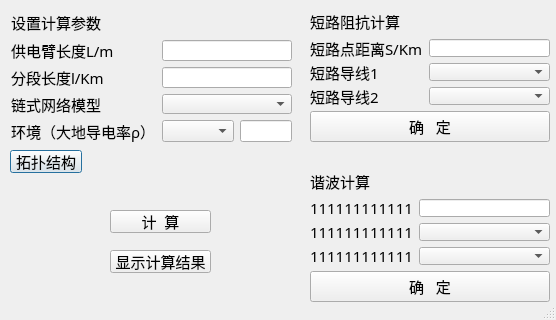
<?xml version="1.0" encoding="UTF-8"?>
<ui version="4.0">
 <class>Dialog</class>
 <widget class="QDialog" name="Dialog">
  <property name="geometry">
   <rect>
    <x>0</x>
    <y>0</y>
    <width>556</width>
    <height>320</height>
   </rect>
  </property>
  <property name="windowTitle">
   <string>Dialog</string>
  </property>
  <property name="sizeGripEnabled">
   <bool>true</bool>
  </property>
  <widget class="QPushButton" name="pushButton_1">
   <property name="geometry">
    <rect>
     <x>10</x>
     <y>150</y>
     <width>72</width>
     <height>23</height>
    </rect>
   </property>
   <property name="font">
    <font>
     <family>AcadEref</family>
     <pointsize>11</pointsize>
    </font>
   </property>
   <property name="text">
    <string>拓扑结构</string>
   </property>
  </widget>
  <widget class="QPushButton" name="pushButton_2">
   <property name="geometry">
    <rect>
     <x>110</x>
     <y>210</y>
     <width>101</width>
     <height>23</height>
    </rect>
   </property>
   <property name="font">
    <font>
     <family>AcadEref</family>
     <pointsize>11</pointsize>
    </font>
   </property>
   <property name="text">
    <string>计  算</string>
   </property>
   <property name="default">
    <bool>false</bool>
   </property>
   <property name="flat">
    <bool>false</bool>
   </property>
  </widget>
  <widget class="QWidget" name="layoutWidget">
   <property name="geometry">
    <rect>
     <x>310</x>
     <y>170</y>
     <width>240</width>
     <height>132</height>
    </rect>
   </property>
   <layout class="QVBoxLayout" name="verticalLayout_8">
    <item>
     <widget class="QLabel" name="label_14">
      <property name="font">
       <font>
        <family>AcadEref</family>
        <pointsize>11</pointsize>
       </font>
      </property>
      <property name="text">
       <string>谐波计算</string>
      </property>
     </widget>
    </item>
    <item>
     <layout class="QHBoxLayout" name="horizontalLayout_4">
      <item>
       <layout class="QVBoxLayout" name="verticalLayout_9">
        <item>
         <widget class="QLabel" name="label_15">
          <property name="font">
           <font>
            <family>AcadEref</family>
            <pointsize>11</pointsize>
           </font>
          </property>
          <property name="text">
           <string>111111111111</string>
          </property>
         </widget>
        </item>
        <item>
         <widget class="QLabel" name="label_16">
          <property name="font">
           <font>
            <family>AcadEref</family>
            <pointsize>11</pointsize>
           </font>
          </property>
          <property name="text">
           <string>111111111111</string>
          </property>
         </widget>
        </item>
        <item>
         <widget class="QLabel" name="label_17">
          <property name="font">
           <font>
            <family>AcadEref</family>
            <pointsize>11</pointsize>
           </font>
          </property>
          <property name="text">
           <string>111111111111</string>
          </property>
         </widget>
        </item>
       </layout>
      </item>
      <item>
       <layout class="QVBoxLayout" name="verticalLayout_10">
        <item>
         <widget class="QLineEdit" name="lineEdit_5"/>
        </item>
        <item>
         <widget class="QComboBox" name="comboBox_5"/>
        </item>
        <item>
         <widget class="QComboBox" name="comboBox_6"/>
        </item>
       </layout>
      </item>
     </layout>
    </item>
    <item>
     <widget class="QPushButton" name="pushButton_7">
      <property name="font">
       <font>
        <family>AcadEref</family>
        <pointsize>11</pointsize>
       </font>
      </property>
      <property name="text">
       <string>确   定</string>
      </property>
     </widget>
    </item>
   </layout>
  </widget>
  <widget class="QPushButton" name="pushButton_3">
   <property name="geometry">
    <rect>
     <x>110</x>
     <y>250</y>
     <width>101</width>
     <height>23</height>
    </rect>
   </property>
   <property name="font">
    <font>
     <family>AcadEref</family>
     <pointsize>11</pointsize>
    </font>
   </property>
   <property name="text">
    <string>显示计算结果</string>
   </property>
   <property name="default">
    <bool>false</bool>
   </property>
   <property name="flat">
    <bool>false</bool>
   </property>
  </widget>
  <widget class="QWidget" name="">
   <property name="geometry">
    <rect>
     <x>11</x>
     <y>11</y>
     <width>281</width>
     <height>131</height>
    </rect>
   </property>
   <layout class="QVBoxLayout" name="verticalLayout_4">
    <item>
     <widget class="QLabel" name="label_1">
      <property name="font">
       <font>
        <family>AcadEref</family>
        <pointsize>11</pointsize>
       </font>
      </property>
      <property name="text">
       <string>设置计算参数</string>
      </property>
     </widget>
    </item>
    <item>
     <layout class="QHBoxLayout" name="horizontalLayout_2">
      <item>
       <layout class="QVBoxLayout" name="verticalLayout">
        <item>
         <widget class="QLabel" name="label_2">
          <property name="font">
           <font>
            <family>AcadEref</family>
            <pointsize>11</pointsize>
           </font>
          </property>
          <property name="text">
           <string>供电臂长度L/m</string>
          </property>
         </widget>
        </item>
        <item>
         <widget class="QLabel" name="label_3">
          <property name="font">
           <font>
            <family>AcadEref</family>
            <pointsize>11</pointsize>
           </font>
          </property>
          <property name="text">
           <string>分段长度l/Km</string>
          </property>
         </widget>
        </item>
        <item>
         <widget class="QLabel" name="label_4">
          <property name="font">
           <font>
            <family>AcadEref</family>
            <pointsize>11</pointsize>
           </font>
          </property>
          <property name="text">
           <string>链式网络模型</string>
          </property>
         </widget>
        </item>
        <item>
         <widget class="QLabel" name="label_5">
          <property name="font">
           <font>
            <family>AcadEref</family>
            <pointsize>11</pointsize>
           </font>
          </property>
          <property name="text">
           <string>环境（大地导电率ρ）</string>
          </property>
         </widget>
        </item>
       </layout>
      </item>
      <item>
       <layout class="QVBoxLayout" name="verticalLayout_3">
        <item>
         <layout class="QVBoxLayout" name="verticalLayout_2">
          <item>
           <widget class="QLineEdit" name="lineEdit_1"/>
          </item>
          <item>
           <widget class="QLineEdit" name="lineEdit_2"/>
          </item>
          <item>
           <widget class="QComboBox" name="comboBox_1"/>
          </item>
         </layout>
        </item>
        <item>
         <layout class="QHBoxLayout" name="horizontalLayout">
          <item>
           <widget class="QComboBox" name="comboBox_2"/>
          </item>
          <item>
           <widget class="QLineEdit" name="lineEdit_3"/>
          </item>
         </layout>
        </item>
       </layout>
      </item>
     </layout>
    </item>
   </layout>
  </widget>
  <widget class="QWidget" name="">
   <property name="geometry">
    <rect>
     <x>310</x>
     <y>10</y>
     <width>240</width>
     <height>132</height>
    </rect>
   </property>
   <layout class="QVBoxLayout" name="verticalLayout_5">
    <item>
     <widget class="QLabel" name="label_6">
      <property name="font">
       <font>
        <family>AcadEref</family>
        <pointsize>11</pointsize>
       </font>
      </property>
      <property name="text">
       <string>短路阻抗计算</string>
      </property>
     </widget>
    </item>
    <item>
     <layout class="QHBoxLayout" name="horizontalLayout_3">
      <item>
       <layout class="QVBoxLayout" name="verticalLayout_6">
        <item>
         <widget class="QLabel" name="label_7">
          <property name="font">
           <font>
            <family>AcadEref</family>
            <pointsize>11</pointsize>
           </font>
          </property>
          <property name="text">
           <string>短路点距离S/Km</string>
          </property>
         </widget>
        </item>
        <item>
         <widget class="QLabel" name="label_8">
          <property name="font">
           <font>
            <family>AcadEref</family>
            <pointsize>11</pointsize>
           </font>
          </property>
          <property name="text">
           <string>短路导线1</string>
          </property>
         </widget>
        </item>
        <item>
         <widget class="QLabel" name="label_9">
          <property name="font">
           <font>
            <family>AcadEref</family>
            <pointsize>11</pointsize>
           </font>
          </property>
          <property name="text">
           <string>短路导线2</string>
          </property>
         </widget>
        </item>
       </layout>
      </item>
      <item>
       <layout class="QVBoxLayout" name="verticalLayout_7">
        <item>
         <widget class="QLineEdit" name="lineEdit_4"/>
        </item>
        <item>
         <widget class="QComboBox" name="comboBox_3"/>
        </item>
        <item>
         <widget class="QComboBox" name="comboBox_4"/>
        </item>
       </layout>
      </item>
     </layout>
    </item>
    <item>
     <widget class="QPushButton" name="pushButton_4">
      <property name="font">
       <font>
        <family>AcadEref</family>
        <pointsize>11</pointsize>
       </font>
      </property>
      <property name="text">
       <string>确   定</string>
      </property>
     </widget>
    </item>
   </layout>
  </widget>
  <zorder>lineEdit_2</zorder>
  <zorder>lineEdit_1</zorder>
  <zorder>lineEdit_1</zorder>
  <zorder>layoutWidget</zorder>
  <zorder>comboBox_2</zorder>
  <zorder>pushButton_1</zorder>
  <zorder>lineEdit_2</zorder>
  <zorder>lineEdit_3</zorder>
  <zorder>label_1</zorder>
  <zorder>label_2</zorder>
  <zorder>label_3</zorder>
  <zorder>label_5</zorder>
  <zorder>label_4</zorder>
  <zorder>comboBox_1</zorder>
  <zorder>layoutWidget</zorder>
  <zorder>comboBox_3</zorder>
  <zorder>comboBox_4</zorder>
  <zorder>pushButton_2</zorder>
  <zorder>pushButton_4</zorder>
  <zorder>layoutWidget</zorder>
  <zorder>pushButton_3</zorder>
 </widget>
 <resources/>
 <connections/>
</ui>
